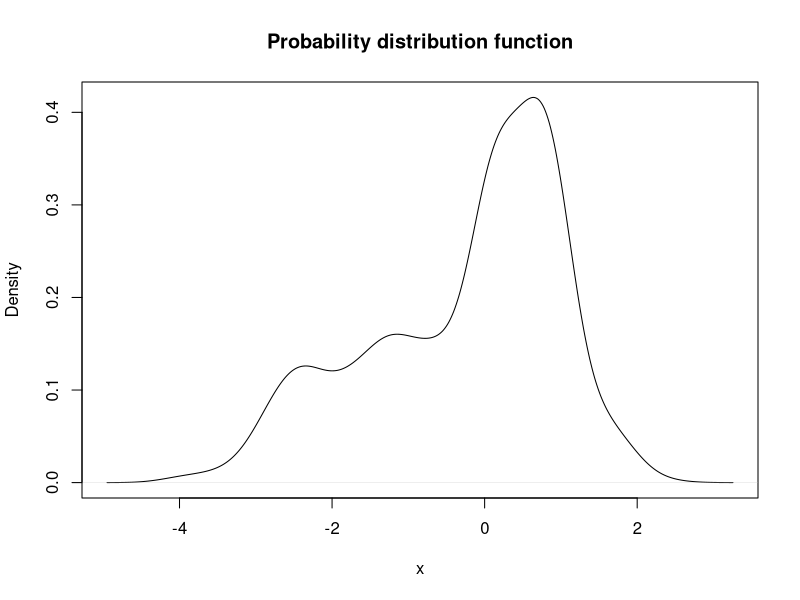
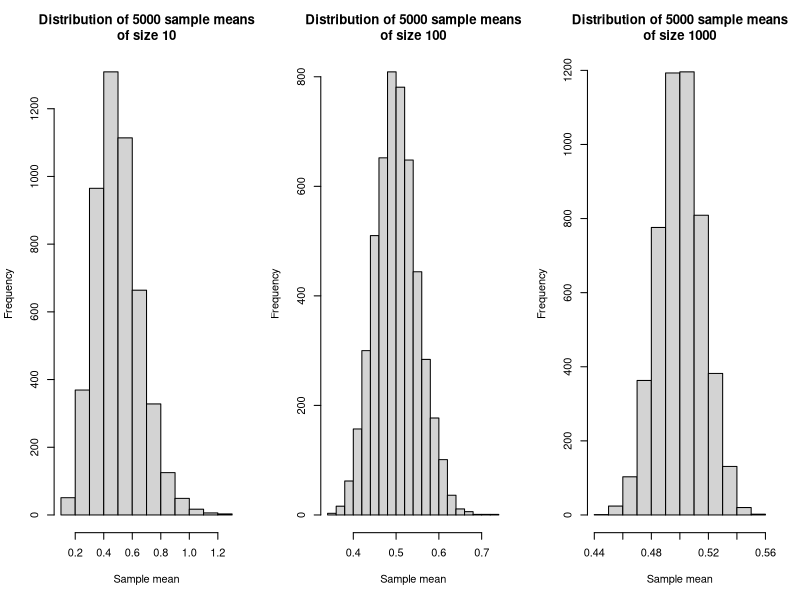

The R script that drew these images, in order:
## ---- chunk 1
set.seed(1)
x <- c(rnorm(100), rbeta(400, 0.5, 0.5), runif(300, -3, 2), rnorm(200, -1.5))
plot(density(x), xlab = "x", main = "Probability distribution function")
## ---- chunk 2
par(mfrow = c(1,3))
lambda <- 2
pop <- rexp(1e6, rate = lambda)
numSamples <- 5000
for (n in c(10,100,1000)) {
	sampMeans <- sapply(seq_len(5000), function(i) { mean(sample(pop, size = n)) })
	hist(sampMeans, xlab = "Sample mean", main = paste("Distribution of", numSamples, "sample means\nof size", n))
}
